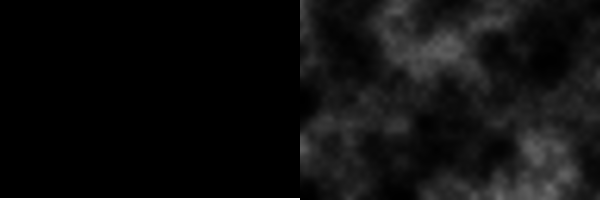
Frame 1 (no input)
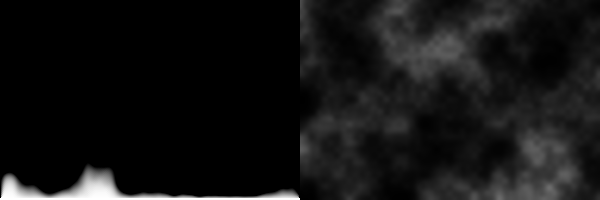
Frame 60 (no input)
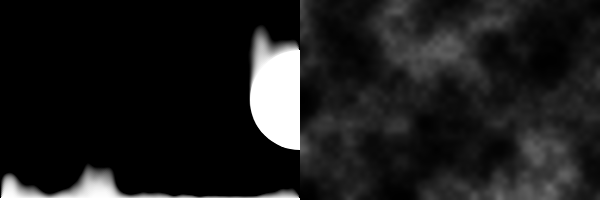
Frame 120 (the mouse pressed at the canvas centre since frame 60)

The p5.js sketch that drew these frames (run headless with seeded random() and noise() and a simulated clock; from frame 60 on, the mouse is pressed at the canvas centre):

// p5.js sketch
// ── sketch.js
// Fire Effect
// The Coding Train / Daniel Shiffman
// https://thecodingtrain.com/CodingChallenges/103-fire-effect.html
// https://youtu.be/X0kjv0MozuY

// Algorithm: https://web.archive.org/web/20160418004150/http://freespace.virgin.net/hugo.elias/models/m_fire.htm

// The biggest difference from the Processing version this is based on
// is that the pixel arrays do not have one index for each pixel, but
// instead have 4 indices for each pixel, representing the 4 color
// components for that pixel (red, green, blue and alpha).
//
// To set a single pixel, this code therefore has to multiply the
// indexes by 4, and then set 4 consecutive entries in the pixel array.

// The next problem is that this runs a lot slower than the Processing
// version does, so we need to do some optimization to get a decent
// framerate.
//
// One simple and very effective optimization we can do here is to
// improve the way the cooling map image is updated on every frame.
//
// In the original, the entire image is redrawn based on data from the
// noise() function on every frame, in such a way that the image is
// moved up by one pixel and the bottom row is filled in with new data.
//
// Here, we change that to only use the noise() function for that new
// row at the bottom, while moving the existing pixels up as they are.
//
// This is done in a sequence of steps:
// - swap the loops in cool() to have y as the outer loop, x as inner,
//   so that it draws one row at a time instead of a column at a time.
// - move the increment and yoff variables out to global scope.
// - move the inner loop (drawing a row) out to a new function.
// - move the outer loop to setup() so it is only done once.

let buffer1;
let buffer2;
let cooling;
const w = 300;
const h = 200;

let ystart = 0.0;
let yoff = ystart; // Start yoff at 0
const increment = 0.02;

function setup() {
  pixelDensity(1);
  createCanvas(w * 2, h);
  buffer1 = createGraphics(w, h);
  buffer2 = createGraphics(w, h);
  cooling = createImage(w, h);

  cooling.loadPixels();
  // For every x,y coordinate in a 2D space, calculate a noise value and produce a brightness value
  for (let y = 0; y < h; y++) {
    yoff += increment; // Increment yoff

    drawCoolingRow(y);
  }
  cooling.updatePixels();
}

function cool() {
}

function drawCoolingRow(y) {
  let xoff = 0.0; // For every row, start xoff at 0
  for (let x = 0; x < w; x++) {
    xoff += increment; // Increment xoff

    // Calculate noise and scale by 255
    let n = noise(xoff, yoff);
    let bright = pow(n, 3) * 255;

    // Try using this line instead
    //float bright = random(0,255);

    // Set each pixel onscreen to a grayscale value
    let index = (x + y * w) * 4;
    cooling.pixels[index] = bright;
    cooling.pixels[index + 1] = bright;
    cooling.pixels[index + 2] = bright;
    cooling.pixels[index + 3] = 255;
  }
}

function fire(rows) {
  buffer1.loadPixels();
  for (let x = 0; x < w; x++) {
    for (let j = 0; j < rows; j++) {
      let y = h - (j + 1);
      let index = (x + y * w) * 4;
      buffer1.pixels[index] = 255;
      buffer1.pixels[index + 1] = 255;
      buffer1.pixels[index + 2] = 255;
      buffer1.pixels[index + 3] = 255;
    }
  }
  buffer1.updatePixels();
}

function draw() {
  fire(2);
  if (mouseIsPressed) {
    buffer1.fill(255);
    buffer1.noStroke();
    buffer1.ellipse(mouseX, mouseY, 100, 100);
  }
  cool();
  background(0);
  buffer1.loadPixels();
  buffer2.loadPixels();
  for (let x = 1; x < w - 1; x++) {
    for (let y = 1; y < h - 1; y++) {
      let index0 = (x + y * w) * 4; // x, y
      let index1 = (x + 1 + y * w) * 4; // (x + 1), y
      let index2 = (x - 1 + y * w) * 4; // (x - 1), y
      let index3 = (x + (y + 1) * w) * 4; // x, (y + 1)
      let index4 = (x + (y - 1) * w) * 4; // x, (y - 1)

      // Because we are using only gray colors, the value of the color
      // components are the same, and we can use that as brightness.
      let c1 = buffer1.pixels[index1];
      let c2 = buffer1.pixels[index2];
      let c3 = buffer1.pixels[index3];
      let c4 = buffer1.pixels[index4];

      let c5 = cooling.pixels[index0];
      let newC = c1 + c2 + c3 + c4;
      newC = newC * 0.25 - c5;

      buffer2.pixels[index4] = newC;
      buffer2.pixels[index4 + 1] = newC;
      buffer2.pixels[index4 + 2] = newC;
      buffer2.pixels[index4 + 3] = 255;
    }
  }
  buffer2.updatePixels();

  // Swap
  let temp = buffer1;
  buffer1 = buffer2;
  buffer2 = temp;

  image(buffer2, 0, 0);
  image(cooling, w, 0);
}
